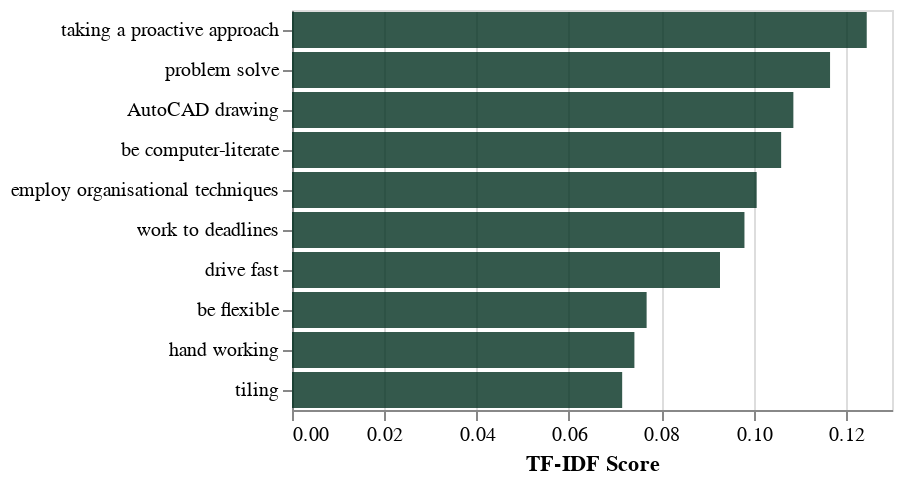

The cell this chart's notebook holds for it:
### Code cell
label = 'high'
high_tfidf = (tfidf_df
 .query(f'occ_label == "{label}"')
 .drop(columns='occ_label')
 .T
 .reset_index()
 .rename(columns={'extracted_full_skill_id': 'skill_id', 0: 'tfidf_score'})
 .sort_values('tfidf_score', ascending=False))
high_tfidf['skill'] = high_tfidf['skill_id'].map(skillid2skilldict)


high_tfidf_graph = alt.Chart(high_tfidf[10:20]).mark_bar(opacity=0.8, color=colordict.get(label)).encode(
    x=alt.X('tfidf_score', title='TF-IDF Score'),
    y=alt.Y('skill', sort='-x', title=''))

high_tfidf_graph

# high_tfidf_graph_config = pt.configure_plots(high_tfidf_graph,
#                                         chart_title=f'top 10 non-green skills for {label} occupations')

# high_tfidf_graph_config.save(f"{graph_dir}/top_non_green_skills_{label}.html")

# high_tfidf_graph_config

### Figure 1 — Vega-Lite specification as saved in the notebook (floating-point values rounded to 4 significant figures)
{"config": {"title": {"font": "Century Gothic", "anchor": "start"}, "axis": {"labelFont": "Century Gothic", "titleFont": "Century Gothic"}, "header": {"labelFont": "Century Gothic", "titleFont": "Century Gothic"}, "legend": {"labelFont": "Century Gothic", "titleFont": "Century Gothic"}, "range": {"category": ["#FDB633", "#18A48C", "#9A1BBE", "#EB003B", "#FF6E47", "#646363", "#0F294A", "#97D9E3", "#A59BEE", "#F6A4B7", "#D2C9C0", "#000000"], "ordinal": {"scheme": ["#FDB633", "#18A48C", "#9A1BBE", "#EB003B", "#FF6E47", "#646363", "#0F294A", "#97D9E3", "#A59BEE", "#F6A4B7", "#D2C9C0", "#000000"]}}}, "data": {"name": "data-9e2415a6a3e77b9472b84d2b095fc346"}, "mark": {"type": "bar", "color": "#023020", "opacity": 0.8}, "encoding": {"x": {"field": "tfidf_score", "title": "TF-IDF Score", "type": "quantitative"}, "y": {"field": "skill", "sort": "-x", "title": "", "type": "nominal"}}, "$schema": "https://vega.github.io/schema/vega-lite/v5.15.1.json", "datasets": {"data-9e2415a6a3e77b9472b84d2b095fc346": [{"skill_id": "T3.2", "tfidf_score": 0.1245, "skill": "taking a proactive approach"}, {"skill_id": "334e3e49-fb02-4051-809a-f06adfdc1c40", "tfidf_score": 0.1166, "skill": "problem solve"}, {"skill_id": "76415d7f-0fde-4364-b45f-5c044580d2aa", "tfidf_score": 0.1086, "skill": "AutoCAD drawing"}, {"skill_id": "d15ce60f-ddab-41ce-ba56-398451b77b60", "tfidf_score": 0.106, "skill": "be computer-literate"}, {"skill_id": "d3eccb86-f02d-4950-bfbd-20b9510774a1", "tfidf_score": 0.1007, "skill": "employ organisational techniques"}, {"skill_id": "113b4428-0a31-4199-8496-070af7854b91", "tfidf_score": 0.09803, "skill": "work to deadlines"}, {"skill_id": "dbeb6d2c-3ec0-42b6-afe1-aa04ce0cee81", "tfidf_score": 0.09273, "skill": "drive fast"}, {"skill_id": "ebfe7b18-1fad-463f-9509-8ef1a5736045", "tfidf_score": 0.07684, "skill": "be flexible"}, {"skill_id": "3782a625-52c2-46c7-b585-35ba4ddc4a1d", "tfidf_score": 0.07419, "skill": "hand working"}, {"skill_id": "a1c3797a-b6b8-43d7-aed6-1686373d1a1a", "tfidf_score": 0.07154, "skill": "tiling"}]}}
